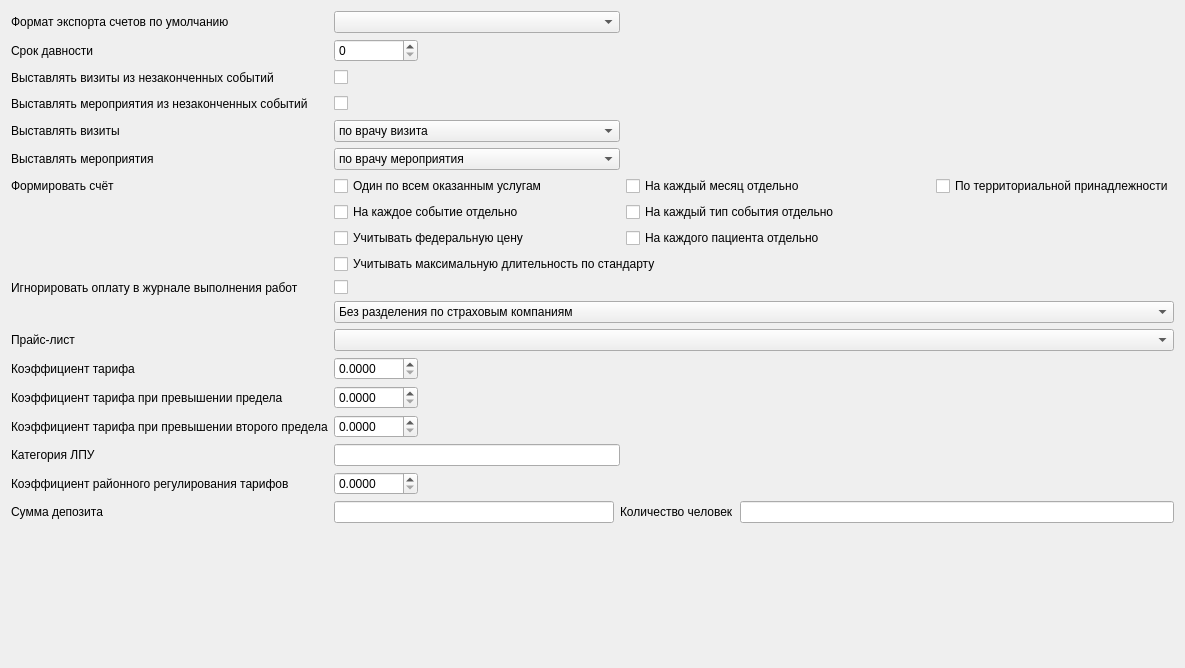
         <widget class="QWidget" name="scrollAreaWidgetContents_5">
          <property name="geometry">
           <rect>
            <x>0</x>
            <y>0</y>
            <width>1185</width>
            <height>668</height>
           </rect>
          </property>
          <layout class="QGridLayout" name="gridLayout_3">
           <item row="0" column="0">
            <layout class="QHBoxLayout" name="horizontalLayout_3"/>
           </item>
           <item row="1" column="1">
            <widget class="QLabel" name="lblDefaultExportFormat">
             <property name="sizePolicy">
              <sizepolicy hsizetype="Maximum" vsizetype="Preferred">
               <horstretch>0</horstretch>
               <verstretch>0</verstretch>
              </sizepolicy>
             </property>
             <property name="text">
              <string>Формат экспорта счетов по умолчанию</string>
             </property>
             <property name="buddy">
              <cstring>cmbDefaultExportFormat</cstring>
             </property>
            </widget>
           </item>
           <item row="1" column="2" colspan="3">
            <widget class="CRBComboBox" name="cmbDefaultExportFormat">
             <property name="sizePolicy">
              <sizepolicy hsizetype="Preferred" vsizetype="Fixed">
               <horstretch>0</horstretch>
               <verstretch>0</verstretch>
              </sizepolicy>
             </property>
             <property name="sizeAdjustPolicy">
              <enum>QComboBox::AdjustToMinimumContentsLength</enum>
             </property>
            </widget>
           </item>
           <item row="1" column="5">
            <spacer name="horizontalSpacer">
             <property name="orientation">
              <enum>Qt::Horizontal</enum>
             </property>
             <property name="sizeHint" stdset="0">
              <size>
               <width>254</width>
               <height>20</height>
              </size>
             </property>
            </spacer>
           </item>
           <item row="2" column="1">
            <widget class="QLabel" name="lblLimitationPeriod">
             <property name="toolTip">
              <string>&lt;html&gt;&lt;head/&gt;&lt;body&gt;&lt;p&gt;Количество месяцев. Ограничивает период, услуги за который попадут в формируемый счет. В качестве исходной используется расчетная дата.&lt;/p&gt;&lt;p&gt;Если 0, ограничение не применяется.&lt;/p&gt;&lt;/body&gt;&lt;/html&gt;</string>
             </property>
             <property name="text">
              <string>Срок давности</string>
             </property>
            </widget>
           </item>
           <item row="2" column="2">
            <widget class="QSpinBox" name="edtLimitationPeriod">
             <property name="minimum">
              <number>0</number>
             </property>
             <property name="value">
              <number>0</number>
             </property>
            </widget>
           </item>
           <item row="3" column="1">
            <widget class="QLabel" name="lblExposeVisitsForUnfinishedEvent">
             <property name="sizePolicy">
              <sizepolicy hsizetype="Maximum" vsizetype="Preferred">
               <horstretch>0</horstretch>
               <verstretch>0</verstretch>
              </sizepolicy>
             </property>
             <property name="text">
              <string>Выставлять визиты из незаконченных событий</string>
             </property>
             <property name="buddy">
              <cstring>chkExposeUnfinishedEventVisits</cstring>
             </property>
            </widget>
           </item>
           <item row="3" column="2">
            <widget class="QCheckBox" name="chkExposeUnfinishedEventVisits">
             <property name="text">
              <string/>
             </property>
            </widget>
           </item>
           <item row="3" column="5" colspan="2">
            <spacer name="horizontalSpacer_2">
             <property name="orientation">
              <enum>Qt::Horizontal</enum>
             </property>
             <property name="sizeHint" stdset="0">
              <size>
               <width>548</width>
               <height>20</height>
              </size>
             </property>
            </spacer>
           </item>
           <item row="4" column="1">
            <widget class="QLabel" name="lblExposeActionsForUnfinishedEvent">
             <property name="sizePolicy">
              <sizepolicy hsizetype="Maximum" vsizetype="Preferred">
               <horstretch>0</horstretch>
               <verstretch>0</verstretch>
              </sizepolicy>
             </property>
             <property name="text">
              <string>Выставлять мероприятия из незаконченных событий</string>
             </property>
             <property name="buddy">
              <cstring>chkExposeUnfinishedEventActions</cstring>
             </property>
            </widget>
           </item>
           <item row="4" column="2">
            <widget class="QCheckBox" name="chkExposeUnfinishedEventActions">
             <property name="text">
              <string/>
             </property>
            </widget>
           </item>
           <item row="4" column="5" colspan="2">
            <spacer name="horizontalSpacer_3">
             <property name="orientation">
              <enum>Qt::Horizontal</enum>
             </property>
             <property name="sizeHint" stdset="0">
              <size>
               <width>548</width>
               <height>20</height>
              </size>
             </property>
            </spacer>
           </item>
           <item row="5" column="1">
            <widget class="QLabel" name="lblVisitExposition">
             <property name="sizePolicy">
              <sizepolicy hsizetype="Maximum" vsizetype="Preferred">
               <horstretch>0</horstretch>
               <verstretch>0</verstretch>
              </sizepolicy>
             </property>
             <property name="text">
              <string>Выставлять визиты</string>
             </property>
             <property name="buddy">
              <cstring>cmbVisitExposition</cstring>
             </property>
            </widget>
           </item>
           <item row="5" column="2" colspan="3">
            <widget class="QComboBox" name="cmbVisitExposition">
             <item>
              <property name="text">
               <string>по врачу визита</string>
              </property>
             </item>
             <item>
              <property name="text">
               <string>по врачу события</string>
              </property>
             </item>
            </widget>
           </item>
           <item row="5" column="5" colspan="2">
            <spacer name="horizontalSpacer_4">
             <property name="orientation">
              <enum>Qt::Horizontal</enum>
             </property>
             <property name="sizeHint" stdset="0">
              <size>
               <width>548</width>
               <height>20</height>
              </size>
             </property>
            </spacer>
           </item>
           <item row="6" column="1">
            <widget class="QLabel" name="lblActionExposition">
             <property name="sizePolicy">
              <sizepolicy hsizetype="Maximum" vsizetype="Preferred">
               <horstretch>0</horstretch>
               <verstretch>0</verstretch>
              </sizepolicy>
             </property>
             <property name="text">
              <string>Выставлять мероприятия</string>
             </property>
             <property name="buddy">
              <cstring>cmbActionExposition</cstring>
             </property>
            </widget>
           </item>
           <item row="6" column="2" colspan="3">
            <widget class="QComboBox" name="cmbActionExposition">
             <item>
              <property name="text">
               <string>по врачу мероприятия</string>
              </property>
             </item>
             <item>
              <property name="text">
               <string>по врачу события</string>
              </property>
             </item>
            </widget>
           </item>
           <item row="6" column="5" colspan="2">
            <spacer name="horizontalSpacer_5">
             <property name="orientation">
              <enum>Qt::Horizontal</enum>
             </property>
             <property name="sizeHint" stdset="0">
              <size>
               <width>548</width>
               <height>20</height>
              </size>
             </property>
            </spacer>
           </item>
           <item row="7" column="1">
            <widget class="QLabel" name="lblExposeDiscipline">
             <property name="text">
              <string>Формировать счёт</string>
             </property>
            </widget>
           </item>
           <item row="7" column="2" colspan="3">
            <widget class="QCheckBox" name="chkExposeDisciplineAllInOne">
             <property name="text">
              <string>Один по всем оказанным услугам</string>
             </property>
            </widget>
           </item>
           <item row="7" column="5">
            <widget class="QCheckBox" name="chkExposeDisciplineByMonth">
             <property name="text">
              <string>На каждый месяц отдельно</string>
             </property>
            </widget>
           </item>
           <item row="7" column="6">
            <widget class="QCheckBox" name="chkExposeDisciplineByServiceArea">
             <property name="text">
              <string>По территориальной принадлежности</string>
             </property>
            </widget>
           </item>
           <item row="8" column="2" colspan="3">
            <widget class="QCheckBox" name="chkExposeDisciplineByEvent">
             <property name="text">
              <string>На каждое событие отдельно</string>
             </property>
            </widget>
           </item>
           <item row="8" column="5">
            <widget class="QCheckBox" name="chkExposeDisciplineByEventType">
             <property name="text">
              <string>На каждый тип события отдельно</string>
             </property>
            </widget>
           </item>
           <item row="9" column="2" colspan="3">
            <widget class="QCheckBox" name="chkIsConsiderFederalPrice">
             <property name="text">
              <string>Учитывать федеральную цену</string>
             </property>
            </widget>
           </item>
           <item row="9" column="5">
            <widget class="QCheckBox" name="chkExposeDisciplineByClient">
             <property name="text">
              <string>На каждого пациента отдельно</string>
             </property>
            </widget>
           </item>
           <item row="10" column="2" colspan="4">
            <widget class="QCheckBox" name="chkExposeByMESMaxDuration">
             <property name="text">
              <string>Учитывать максимальную длительность по стандарту</string>
             </property>
            </widget>
           </item>
           <item row="11" column="1">
            <widget class="QLabel" name="lblgnorePayStatusForJobs">
             <property name="text">
              <string>Игнорировать оплату в журнале выполнения работ</string>
             </property>
            </widget>
           </item>
           <item row="11" column="2">
            <widget class="QCheckBox" name="chkIgnorePayStatusForJobs">
             <property name="text">
              <string/>
             </property>
            </widget>
           </item>
           <item row="12" column="2" colspan="5">
            <widget class="QComboBox" name="cmbExposeDisciplineByInsurer">
             <item>
              <property name="text">
               <string>Без разделения по страховым компаниям</string>
              </property>
             </item>
             <item>
              <property name="text">
               <string>На каждую страховую компанию отдельно (группировка по ОГРН)</string>
              </property>
             </item>
             <item>
              <property name="text">
               <string>На каждый филиал страховой компании отдельно</string>
              </property>
             </item>
            </widget>
           </item>
           <item row="13" column="1">
            <widget class="QLabel" name="lblPriceList">
             <property name="text">
              <string>Прайс-лист</string>
             </property>
             <property name="buddy">
              <cstring>cmbPriceList</cstring>
             </property>
            </widget>
           </item>
           <item row="13" column="2" colspan="5">
            <widget class="CPriceListComboBox" name="cmbPriceList"/>
           </item>
           <item row="14" column="1">
            <widget class="QLabel" name="lblCoefficient">
             <property name="text">
              <string>Коэффициент тарифа</string>
             </property>
             <property name="buddy">
              <cstring>edtCoefficient</cstring>
             </property>
            </widget>
           </item>
           <item row="14" column="2">
            <widget class="QDoubleSpinBox" name="edtCoefficient">
             <property name="maximumSize">
              <size>
               <width>100</width>
               <height>16777215</height>
              </size>
             </property>
             <property name="decimals">
              <number>4</number>
             </property>
             <property name="maximum">
              <double>99.999899999999997</double>
             </property>
             <property name="singleStep">
              <double>0.010000000000000</double>
             </property>
            </widget>
           </item>
           <item row="14" column="3">
            <spacer name="horizontalSpacer_7">
             <property name="orientation">
              <enum>Qt::Horizontal</enum>
             </property>
             <property name="sizeHint" stdset="0">
              <size>
               <width>146</width>
               <height>20</height>
              </size>
             </property>
            </spacer>
           </item>
           <item row="15" column="1">
            <widget class="QLabel" name="lblCoefficientEx">
             <property name="text">
              <string>Коэффициент тарифа при превышении предела</string>
             </property>
             <property name="buddy">
              <cstring>edtCoefficientEx</cstring>
             </property>
            </widget>
           </item>
           <item row="15" column="2">
            <widget class="QDoubleSpinBox" name="edtCoefficientEx">
             <property name="maximumSize">
              <size>
               <width>100</width>
               <height>16777215</height>
              </size>
             </property>
             <property name="decimals">
              <number>4</number>
             </property>
             <property name="maximum">
              <double>99.999899999999997</double>
             </property>
             <property name="singleStep">
              <double>0.010000000000000</double>
             </property>
            </widget>
           </item>
           <item row="15" column="3" colspan="3">
            <spacer name="horizontalSpacer_8">
             <property name="orientation">
              <enum>Qt::Horizontal</enum>
             </property>
             <property name="sizeHint" stdset="0">
              <size>
               <width>415</width>
               <height>17</height>
              </size>
             </property>
            </spacer>
           </item>
           <item row="16" column="1">
            <widget class="QLabel" name="lblCoefficientEx2">
             <property name="text">
              <string>Коэффициент тарифа при превышении второго предела</string>
             </property>
             <property name="buddy">
              <cstring>edtCoefficientEx2</cstring>
             </property>
            </widget>
           </item>
           <item row="16" column="2">
            <widget class="QDoubleSpinBox" name="edtCoefficientEx2">
             <property name="maximumSize">
              <size>
               <width>100</width>
               <height>16777215</height>
              </size>
             </property>
             <property name="decimals">
              <number>4</number>
             </property>
             <property name="maximum">
              <double>99.999899999999997</double>
             </property>
             <property name="singleStep">
              <double>0.010000000000000</double>
             </property>
            </widget>
           </item>
           <item row="16" column="3" colspan="3">
            <spacer name="horizontalSpacer_9">
             <property name="orientation">
              <enum>Qt::Horizontal</enum>
             </property>
             <property name="sizeHint" stdset="0">
              <size>
               <width>415</width>
               <height>18</height>
              </size>
             </property>
            </spacer>
           </item>
           <item row="17" column="1">
            <widget class="QLabel" name="lblOrgCategory">
             <property name="text">
              <string>Категория ЛПУ</string>
             </property>
             <property name="buddy">
              <cstring>edtOrgCategory</cstring>
             </property>
            </widget>
           </item>
           <item row="17" column="2" colspan="3">
            <widget class="QLineEdit" name="edtOrgCategory">
             <property name="maxLength">
              <number>1</number>
             </property>
            </widget>
           </item>
           <item row="17" column="5" colspan="2">
            <spacer name="horizontalSpacer_10">
             <property name="orientation">
              <enum>Qt::Horizontal</enum>
             </property>
             <property name="sizeHint" stdset="0">
              <size>
               <width>548</width>
               <height>20</height>
              </size>
             </property>
            </spacer>
           </item>
           <item row="18" column="1">
            <widget class="QLabel" name="lblRegionalTariffRegulationFactor">
             <property name="text">
              <string>Коэффициент районного регулирования тарифов</string>
             </property>
             <property name="buddy">
              <cstring>edtRegionalTariffRegulationFactor</cstring>
             </property>
            </widget>
           </item>
           <item row="18" column="2">
            <widget class="QDoubleSpinBox" name="edtRegionalTariffRegulationFactor">
             <property name="maximumSize">
              <size>
               <width>100</width>
               <height>16777215</height>
              </size>
             </property>
             <property name="decimals">
              <number>4</number>
             </property>
             <property name="maximum">
              <double>9999.999900000000707</double>
             </property>
             <property name="singleStep">
              <double>0.010000000000000</double>
             </property>
            </widget>
           </item>
           <item row="18" column="3" colspan="3">
            <spacer name="horizontalSpacer_11">
             <property name="orientation">
              <enum>Qt::Horizontal</enum>
             </property>
             <property name="sizeHint" stdset="0">
              <size>
               <width>415</width>
               <height>17</height>
              </size>
             </property>
            </spacer>
           </item>
           <item row="19" column="1">
            <widget class="QLabel" name="lblDeposit">
             <property name="text">
              <string>Сумма депозита</string>
             </property>
            </widget>
           </item>
           <item row="19" column="2" colspan="2">
            <widget class="QLineEdit" name="edtDeposit"/>
           </item>
           <item row="20" column="1">
            <spacer name="spacer">
             <property name="orientation">
              <enum>Qt::Vertical</enum>
             </property>
             <property name="sizeHint" stdset="0">
              <size>
               <width>20</width>
               <height>131</height>
              </size>
             </property>
            </spacer>
           </item>
           <item row="19" column="4" colspan="3">
            <layout class="QHBoxLayout" name="horizontalLayout_2">
             <item>
              <widget class="QLabel" name="lblMaxClients">
               <property name="text">
                <string>Количество человек</string>
               </property>
              </widget>
             </item>
             <item>
              <widget class="QLineEdit" name="edtMaxClients"/>
             </item>
            </layout>
           </item>
          </layout>
         </widget>
